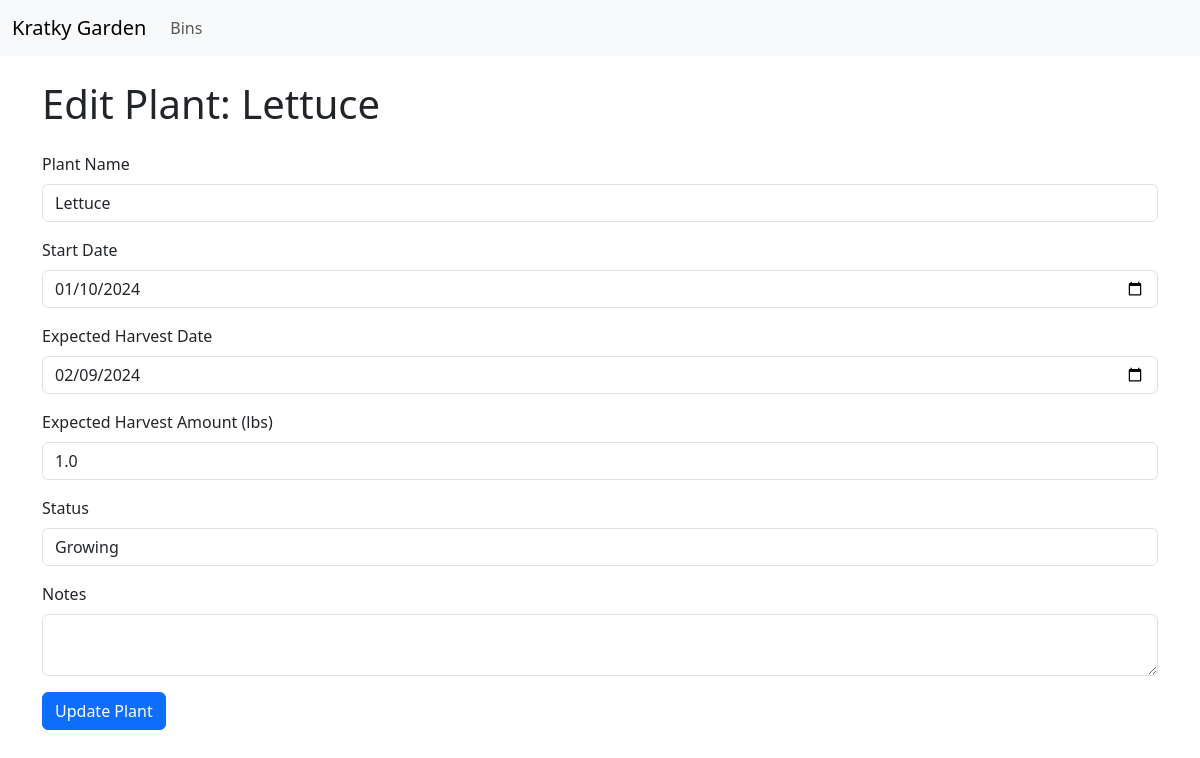
Screenshot of /plants/1/edit with the database file from the repository.
### models.py (models this page shows)
class Plant(db.Model):
    __tablename__ = 'plants'
    id = db.Column(db.Integer, primary_key=True)
    bin_id = db.Column(db.Integer, db.ForeignKey('bins.id'))
    name = db.Column(db.String(50))
    start_date = db.Column(db.Date)
    expected_harvest_date = db.Column(db.Date)
    expected_harvest_amount = db.Column(db.Float)
    status = db.Column(db.String(20))
    notes = db.Column(db.Text)
    created_at = db.Column(db.DateTime, default=datetime.utcnow)

### app.py (the view, shortened to what this page needs)
@app.route('/plants/<int:plant_id>/edit', methods=['GET', 'POST'])
def edit_plant(plant_id):
    plant = Plant.query.get_or_404(plant_id)
    return render_template('edit_plant.html', plant=plant)

### templates/edit_plant.html
{% extends 'base.html' %}
{% block content %}
<h1 class="mb-4">Edit Plant: {{ plant.name }}</h1>
<form method="POST" action="{{ url_for('edit_plant', plant_id=plant.id) }}">
    <div class="mb-3">
        <label for="name" class="form-label">Plant Name</label>
        <input type="text" class="form-control" id="name" name="name" value="{{ plant.name }}" required>
    </div>
    <div class="mb-3">
        <label for="start_date" class="form-label">Start Date</label>
        <input type="date" class="form-control" id="start_date" name="start_date" value="{{ plant.start_date.strftime('%Y-%m-%d') }}" required>
    </div>
    <div class="mb-3">
        <label for="expected_harvest_date" class="form-label">Expected Harvest Date</label>
        <input type="date" class="form-control" id="expected_harvest_date" name="expected_harvest_date" value="{{ plant.expected_harvest_date.strftime('%Y-%m-%d') }}" required>
    </div>
    <div class="mb-3">
        <label for="expected_harvest_amount" class="form-label">Expected Harvest Amount (lbs)</label>
        <input type="number" step="0.01" class="form-control" id="expected_harvest_amount" name="expected_harvest_amount" value="{{ plant.expected_harvest_amount }}" required>
    </div>
    <div class="mb-3">
        <label for="status" class="form-label">Status</label>
        <input type="text" class="form-control" id="status" name="status" value="{{ plant.status }}" required>
    </div>
    <div class="mb-3">
        <label for="notes" class="form-label">Notes</label>
        <textarea class="form-control" id="notes" name="notes">{{ plant.notes }}</textarea>
    </div>
    <button type="submit" class="btn btn-primary">Update Plant</button>
</form>
{% endblock %}

### rows the page displays
Plant: name "Lettuce", start_date "01/10/2024", expected_harvest_date "02/09/2024", expected_harvest_amount "1.0", status "Growing"
